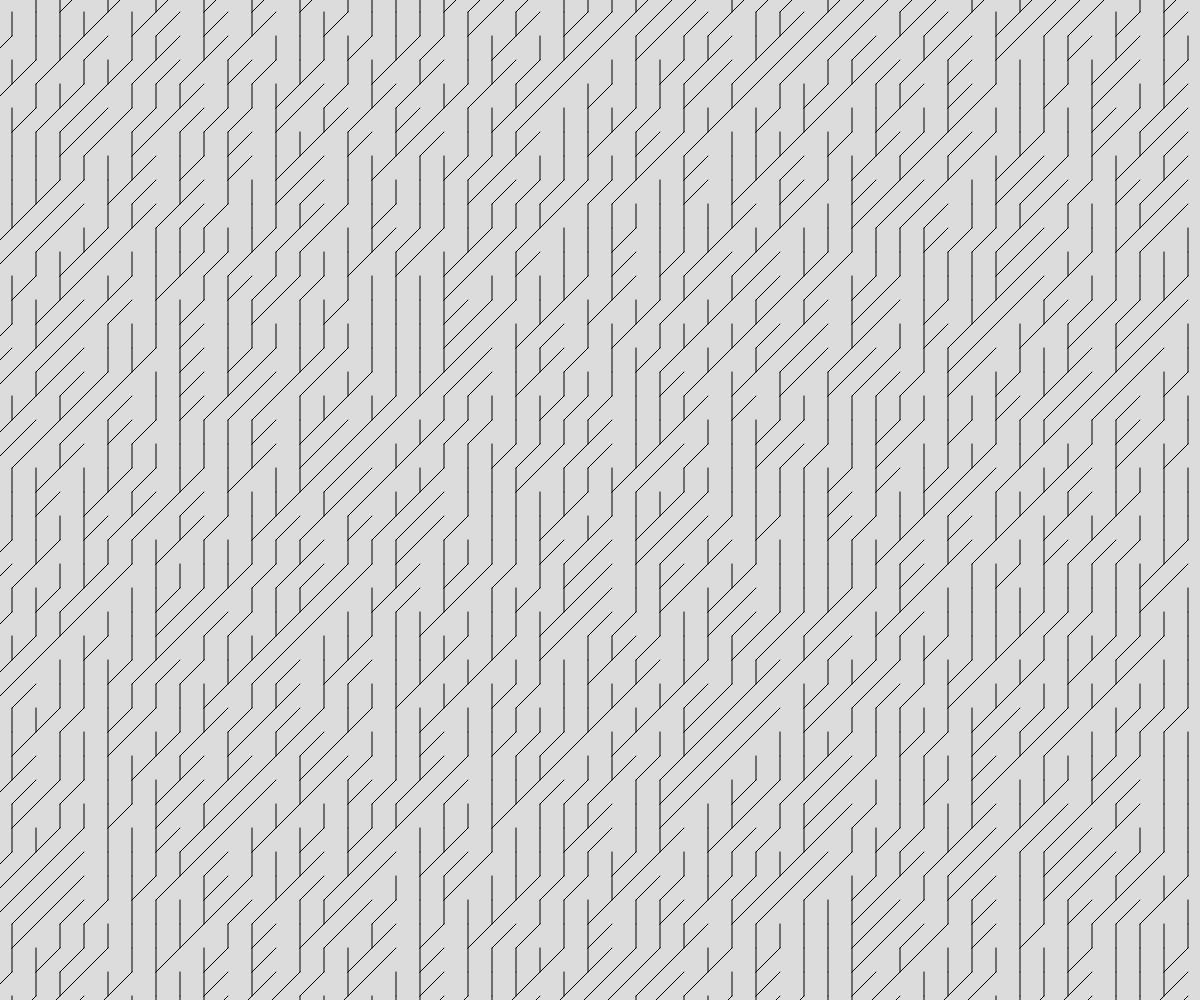
Frame 1 (no input)
Frame 60 (no input): identical to frame 1, image omitted
Frame 120 (the mouse pressed at the canvas centre since frame 60): identical to frame 1, image omitted

The p5.js sketch that drew this single still picture (run headless with seeded random() and noise() and a simulated clock; from frame 60 on, the mouse is pressed at the canvas centre):

// p5.js sketch
// ── sketch.js
// Project Title
// Your Name
// Date
//
// Extra for Experts:
// - describe what you did to take this project "above and beyond"


function setup() {
  createCanvas(windowWidth, windowHeight);
  background(220);
  lotsOfLines(50,50);
}

function draw() {
  
}

function lotsOfLines(cols, rows) {
  for (let x = 0; x < cols; x ++) {
    for (let y = 0; y < rows; y++) {
      let spaceAmount = width/cols;
      diagonalLine(x*spaceAmount, y*spaceAmount, spaceAmount);
    }
  }
}

function diagonalLine(x,y,spacing){
  if (random(100) > 50) {
    line(x - spacing/2, y + spacing/2, x + spacing/2, y - spacing/2);

  }
  else {
    line(x + spacing/2, y - spacing/2, x + spacing/2, y + spacing/2);
  }
}
